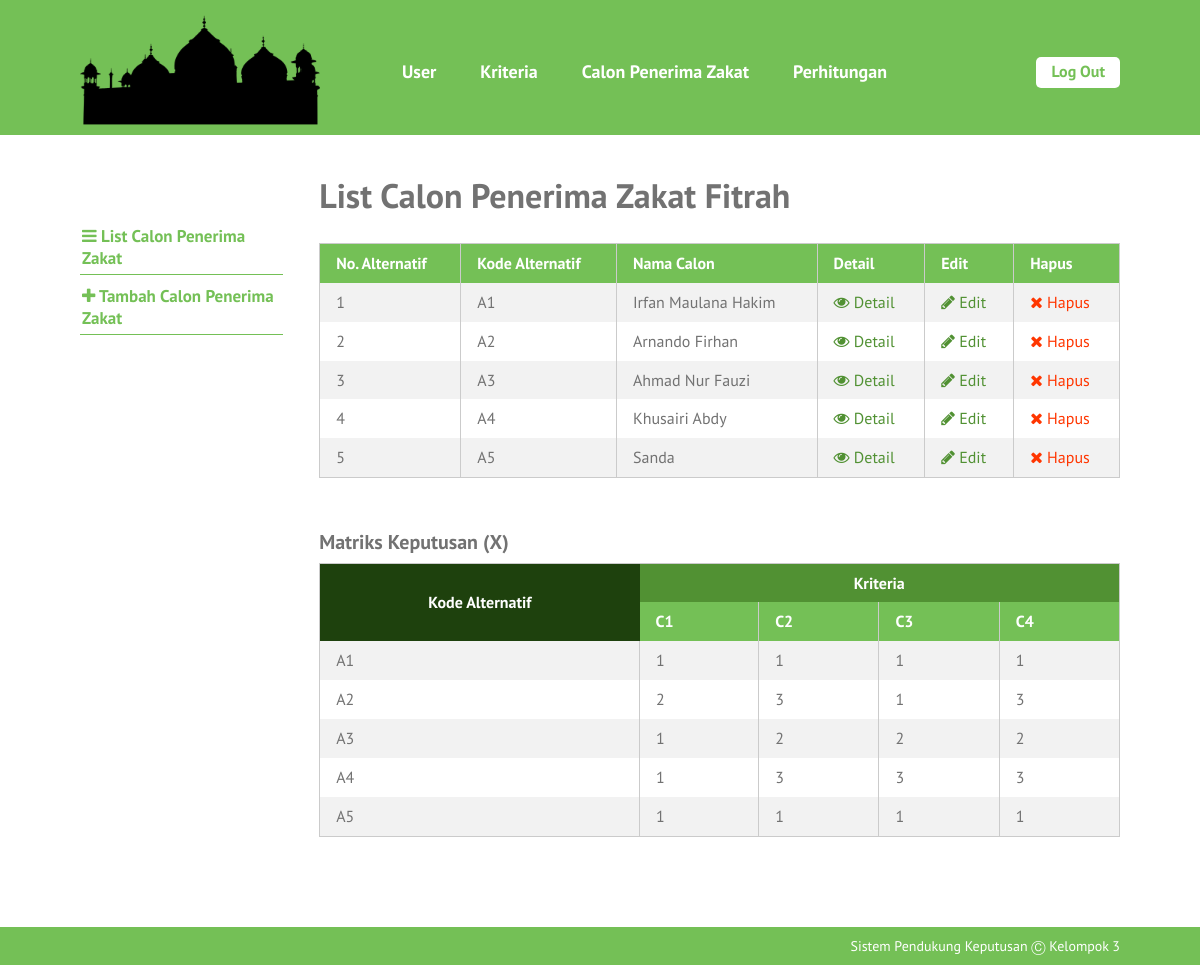
The page /list-alternatif.php (signed in) on the database its author committed.
### tables this page shows
CREATE TABLE `alternatif` (
  `id_alternatif` int(10) NOT NULL,
  `kode_alternatif` varchar(6) NOT NULL,
  `nama_alternatif` varchar(25) NOT NULL,
  `tanggal_input` date NOT NULL
);

CREATE TABLE `kriteria` (
  `id_kriteria` int(10) NOT NULL,
  `kode` varchar(4) NOT NULL,
  `nama_kriteria` varchar(30) NOT NULL,
  `bobot` float NOT NULL,
  `ada_pilihan` tinyint(1) NOT NULL,
  `urutan_order` int(2) NOT NULL
);

CREATE TABLE `nilai_alternatif` (
  `id_nilai_alternatif` int(11) NOT NULL,
  `id_alternatif` int(10) NOT NULL,
  `id_kriteria` int(10) NOT NULL,
  `nilai` float NOT NULL
);

### includes/functions.php (called while the page is built, shortened)
<?php
function get_role() {
	if(isset($_SESSION['user_id']) && isset($_SESSION['role'])) {
		if($_SESSION['role'] == '1') {
			return 'admin';
		} else {
			return 'petugas';
		}
	} else {
		return false;
	}
}

### list-alternatif.php (the view, shortened to what this page needs)
<?php require_once('includes/init.php'); ?>
<?php
require_once('template-parts/header.php');
?>
	<div class="main-content-row">
	<div class="container clearfix">
		<?php include_once('template-parts/sidebar-alternatif.php'); ?>
		<div class="main-content the-content">
			<h1>List Calon Penerima Zakat Fitrah</h1>
			<?php
			$query = $pdo->prepare('SELECT * FROM alternatif');
			$query->execute();
			$query->setFetchMode(PDO::FETCH_ASSOC);
			if($query->rowCount() > 0):
			?>
			<table class="pure-table pure-table-striped">
				<thead>
					<tr>
						<th>No. Alternatif</th>
						<th>Kode Alternatif</th>
						<th>Nama Calon</th>
						<th>Detail</th>
						<th>Edit</th>
						<th>Hapus</th>
					</tr>
				</thead>
				<tbody>
					<?php while($hasil = $query->fetch()): ?>
						<tr>
							<td><?php echo $hasil['id_alternatif']; ?></td>
							<td><?php echo $hasil['kode_alternatif']; ?></td>
							<td><?php echo $hasil['nama_alternatif']; ?></td>
							<td><a href="single-alternatif.php?id=<?php echo $hasil['id_alternatif']; ?>"><span class="fa fa-eye"></span> Detail</a></td>
							<td><a href="edit-alternatif.php?id=<?php echo $hasil['id_alternatif']; ?>"><span class="fa fa-pencil"></span> Edit</a></td>
							<td><a href="hapus-alternatif.php?id=<?php echo $hasil['id_alternatif']; ?>" class="red yaqin-hapus"><span class="fa fa-times"></span> Hapus</a></td>
						</tr>
					<?php endwhile; ?>
				</tbody>
			</table>
			<?php
			$query = $pdo->prepare('SELECT id_kriteria, kode, nama_kriteria, bobot FROM kriteria
				ORDER BY urutan_order ASC');
			$query->execute();
			$kriterias = $query->fetchAll(PDO::FETCH_GROUP|PDO::FETCH_UNIQUE);
			$query2 = $pdo->prepare('SELECT id_alternatif, kode_alternatif FROM alternatif');
			$query2->execute();
			$query2->setFetchMode(PDO::FETCH_ASSOC);
			$alternatifs = $query2->fetchAll();
			?>
			<h3>Matriks Keputusan (X)</h3>
			<table class="pure-table pure-table-striped">
				<thead>
					<tr class="super-top">
						<th rowspan="2" class="super-top-left">Kode Alternatif</th>
						<th colspan="<?php echo count($kriterias); ?>">Kriteria</th>
					</tr>
					<tr>
						<?php foreach($kriterias as $kriteria ): ?>
							<th><?php echo $kriteria['kode']; ?></th>
						<?php endforeach; ?>
					</tr>
				</thead>
				<tbody>
					<?php foreach($alternatifs as $alternatif): ?>
						<tr>
							<td><?php echo $alternatif['kode_alternatif']; ?></td>
							<?php
							$query3 = $pdo->prepare('SELECT id_kriteria, nilai FROM nilai_alternatif
								WHERE id_alternatif = :id_alternatif');
							$query3->execute(array(
								'id_alternatif' => $alternatif['id_alternatif']
							));
							$query3->setFetchMode(PDO::FETCH_ASSOC);
							$nilais = $query3->fetchAll(PDO::FETCH_GROUP|PDO::FETCH_UNIQUE);
							foreach($kriterias as $id_kriteria => $values):
								echo '<td>';
								if(isset($nilais[$id_kriteria])) {
									echo $nilais[$id_kriteria]['nilai'];
									$kriterias[$id_kriteria]['nilai'][$alternatif['id_alternatif']] = $nilais[$id_kriteria]['nilai'];
								} else {
									echo 0;
									$kriterias[$id_kriteria]['nilai'][$alternatif['id_alternatif']] = 0;
								}
								if(isset($kriterias[$id_kriteria]['tn_kuadrat'])){
									$kriterias[$id_kriteria]['tn_kuadrat'] += pow($kriterias[$id_kriteria]['nilai'][$alternatif['id_alternatif']], 2);
								} else {
									$kriterias[$id_kriteria]['tn_kuadrat'] = pow($kriterias[$id_kriteria]['nilai'][$alternatif['id_alternatif']], 2);
								}
								echo '</td>';
							endforeach;
							?>
						</tr>
					<?php endforeach; ?>
				</tbody>
			</table>
			<?php else: ?>
				<p>Maaf, belum ada data untuk Calon Penerima Zakat Fitrah.</p>
			<?php endif; ?>
		</div>
	</div>
	</div>
<?php
require_once('template-parts/footer.php');

### template-parts/header.php (shortened to what this page needs)
<!DOCTYPE html>
<head>
	<link rel="stylesheet" href="stylesheets/style.css">
</head>
<body>
	<div id="page">
	<header id="header">
		<div class="container clearfix">
			<div id="logo-wrap">
				<h1 id="logo"><a href="index.php"><img src="images/logo.png" alt="" ></a></h1>
			</div>
			<div id="header-content" class="clearfix">
				<nav id="nav">
					<ul class="sf-menu">
						<?php $user_role = get_role(); ?>
						<?php if($user_role == 'admin'): ?>
																				<li><a href="list-user.php">User</a>
							</li>
							<li><a href="list-kriteria.php">Kriteria</a>
							</li>
						<?php endif; ?>
						<?php if($user_role == 'admin' || $user_role == 'petugas'): ?>
							<li><a href="list-alternatif.php">Calon Penerima Zakat</a>
							</li>
						<?php endif; ?>
						<li><a href="ranking-electre.php">Perhitungan</a>
						</li>
					</ul>
				</nav>
				<div id="header-right">
					<?php if(isset($_SESSION['user_id'])): ?>
						<a href="logout.php" class="button">Log Out</a>
					<?php else: ?>
						<a href="login.php" class="button">Log In</a>
					<?php endif; ?>
				</div>
			</div>
		</div>
	</header>
	<div id="main">

### template-parts/sidebar-alternatif.php
<aside class="sidebar">
	<div class="widget">
		<ul>
			<li><a href="list-alternatif.php"><span class="fa fa-bars"></span> List Calon Penerima Zakat</a></li>
			<li><a href="tambah-alternatif.php"><span class="fa fa-plus"></span> Tambah Calon Penerima Zakat</a></li>
		</ul>
	</div>
</aside>

### template-parts/footer.php (shortened to what this page needs)
	</div>
	<footer id="footer">
		<div class="container">
			<p>Sistem Pendukung Keputusan Ⓒ Kelompok 3</p>
		</div>
	</footer>
	</div>
</body>
</html>

### rows shown on the page
alternatif: id_alternatif "1", kode_alternatif "A1", nama_alternatif "Irfan Maulana Hakim"
alternatif: id_alternatif "2", kode_alternatif "A2", nama_alternatif "Arnando Firhan"
alternatif: id_alternatif "3", kode_alternatif "A3", nama_alternatif "Ahmad Nur Fauzi"
alternatif: id_alternatif "4", kode_alternatif "A4", nama_alternatif "Khusairi Abdy"
alternatif: id_alternatif "5", kode_alternatif "A5", nama_alternatif "Sanda"
kriteria: kode "C1", nilai "2"
kriteria: kode "C2", nilai "3", nilai "2"
kriteria: kode "C3"
kriteria: kode "C4", nilai "3"
nilai_alternatif: nilai "1"
nilai_alternatif: nilai "1"
nilai_alternatif: nilai "1"
nilai_alternatif: nilai "1"
nilai_alternatif: nilai "2"
nilai_alternatif: nilai "2"
nilai_alternatif: nilai "3"
